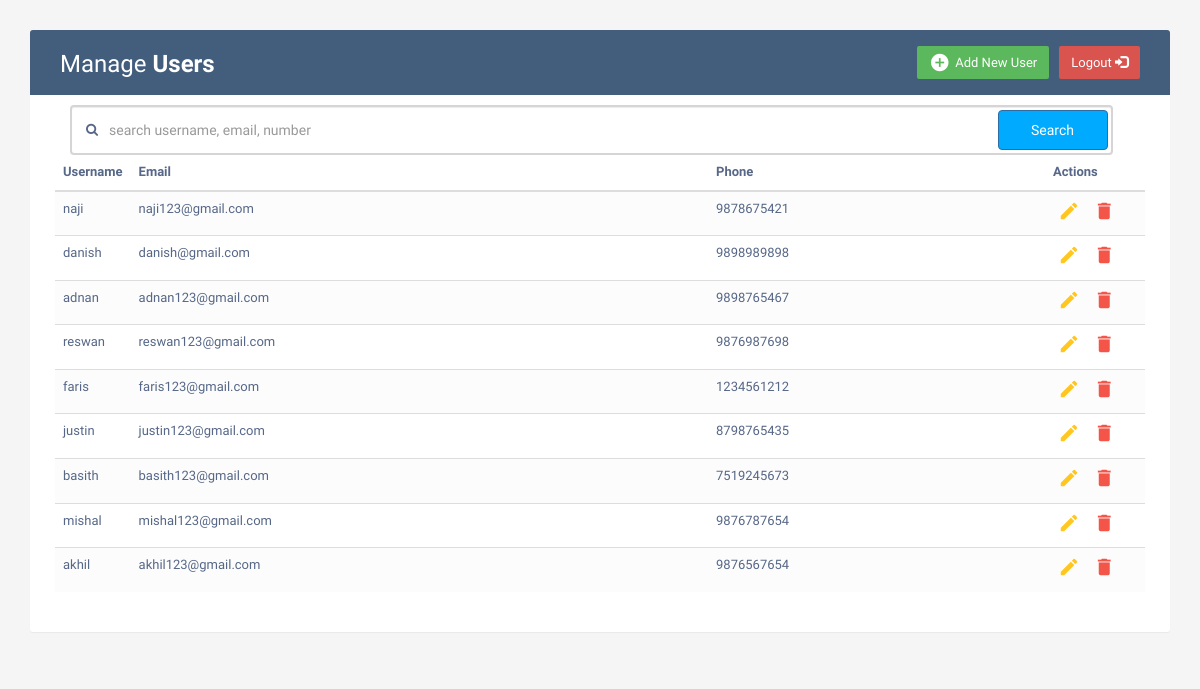
Screenshot of /admin_home/ (signed in) with the database file from the repository.
### projapp/models.py (models this page shows)
class Custom_user(models.Model):
    username = models.CharField(max_length=255, unique=True)
    email = models.EmailField(unique=True)
    number = models.IntegerField(unique=True)
    password = models.CharField(max_length=255)

### projapp/views.py (the view)
# urls.py: path('admin_home/', views.admin_home, name='admin_home'),
@never_cache
def admin_home(request):
    if 'username1' in request.session:
        us = Custom_user.objects.all()
        context = {
            'user':us
        }
        return render(request,'admin_home.html',context)
    return redirect(admin_login)

### templates/admin_home.html (shortened to what this page needs)
{% load static %}
<!DOCTYPE html>
<html lang="en">
<head>
<link rel="stylesheet" href="{% static 'css/style.css'%}">
<link rel="stylesheet" href="https://maxcdn.bootstrapcdn.com/font-awesome/4.7.0/css/font-awesome.min.css">
<link rel="stylesheet" href="https://maxcdn.bootstrapcdn.com/bootstrap/3.3.7/css/bootstrap.min.css">
  <body class="body1">
    <div class="container">
        <div class="table-wrapper">
            <div class="table-title">
                <div class="row">
                    <div class="col-sm-6">
						<h2>Manage <b>Users</b></h2>
					</div>
					<div class="col-sm-6">
						<a href="{% url 'admin_logout' %}" class="btn btn-danger " data-toggle="modal"><span>Logout&nbsp;</span><span class="glyphicon glyphicon-log-in"> </span> </a>
						<a href="#addEmployeeModal" class="btn btn-success" data-toggle="modal"><i class="material-icons">&#xE147;</i> <span>Add New User</span></a>
					</div>
                </div>
            </div>
			<form action="/search/" method="get">
				<div class="container">
                	<div class="row height d-flex justify-content-center align-items-center">
                      <div class="col-lg-11">
                        <div class="search">
                          <i class="fa fa-search"></i>
                          <input type="search" name="search" id="search" class="form-control" placeholder="search username, email, number">
                          <button class="btn btn-primary" type="submit">Search</button>
                        </div>
                      </div>
                	</div>
            	</div>
			</form>
            <table class="table table-striped table-hover">
                <thead>
                    <tr>
                        <th>Username</th>
                        <th>Email</th>
                        <th>Phone</th>
                        <th>Actions</th>
                    </tr>
                </thead>
                <tbody>
                    {% for i in user %}
                    <tr>
                        <td>{{ i.username }}</td>
                        <td>{{i.email}}</td>
						<td>{{ i.number }}</td>
                        <td>
                            <a href="#editEmployeeModal-{{forloop.counter}}" class="edit" data-toggle="modal" ><i class="material-icons" data-toggle="tooltip" title="Edit">&#xE254;</i></a>
                            <a href="#deleteEmployeeModal-{{forloop.counter}}" class="delete" data-toggle="modal"><i class="material-icons" data-toggle="tooltip" title="Delete">&#xE872;</i></a>
                        </td>
                    </tr>
                    {% endfor %}
                </tbody>
            </table>
        </div>
    </div>
</body>
</html>

### projapp/static/css/style.css (style rules this page uses)
.body1 { color: #566787; background: #f5f5f5; font-family: 'Varela Round', sans-serif; font-size: 13px; }
.table-wrapper { background: #fff; padding: 20px 25px; margin: 30px 0; border-radius: 3px; box-shadow: 0 1px 1px rgba(0,0,0,.05); }
.table-title { padding-bottom: 15px; background: #435d7d; color: #fff; padding: 16px 30px; margin: -20px -25px 10px; border-radius: 3px 3px 0 0; }
.table-title h2 { margin: 5px 0 0; font-size: 24px; }
.table-title .btn { color: #fff; float: right; font-size: 13px; border: none; min-width: 50px; border-radius: 2px; border: none; outline: none !important; margin-left: 10px; }
.table-title .btn i { float: left; font-size: 21px; margin-right: 5px; }
.table-title .btn span { float: left; margin-top: 2px; }
table.table tr th, table.table tr td { border-color: #e9e9e9; padding: 12px 15px; vertical-align: middle; }
table.table tr th:first-child { width: 60px; }
table.table tr th:last-child { width: 100px; }
table.table-striped tbody tr:nth-of-type(odd) { background-color: #fcfcfc; }
table.table td:last-child i { opacity: 0.9; font-size: 22px; margin: 0 5px; }
table.table td a { font-weight: bold; color: #566787; display: inline-block; text-decoration: none; outline: none !important; }
table.table td a.edit { color: #FFC107; }
table.table td a.delete { color: #F44336; }
table.table td i { font-size: 19px; }
.search { position: relative; }
.search input { height: 50px; text-indent: 25px; border: 2px solid #d6d4d4; }
.search .fa-search { position: absolute; top: 18px; left: 16px; }
.search button { position: absolute; top: 5px; right: 5px; height: 40px; width: 110px; background: rgb(0, 170, 255); }

### rows the page displays
Custom_user: username "naji", email "naji123@gmail.com", number "9878675421"
Custom_user: username "danish", email "danish@gmail.com", number "9898989898"
Custom_user: username "adnan", email "adnan123@gmail.com", number "9898765467"
Custom_user: username "reswan", email "reswan123@gmail.com", number "9876987698"
Custom_user: username "faris", email "faris123@gmail.com", number "1234561212"
Custom_user: username "justin", email "justin123@gmail.com", number "8798765435"
Custom_user: username "basith", email "basith123@gmail.com", number "7519245673"
Custom_user: username "mishal", email "mishal123@gmail.com", number "9876787654"
Custom_user: username "akhil", email "akhil123@gmail.com", number "9876567654"
